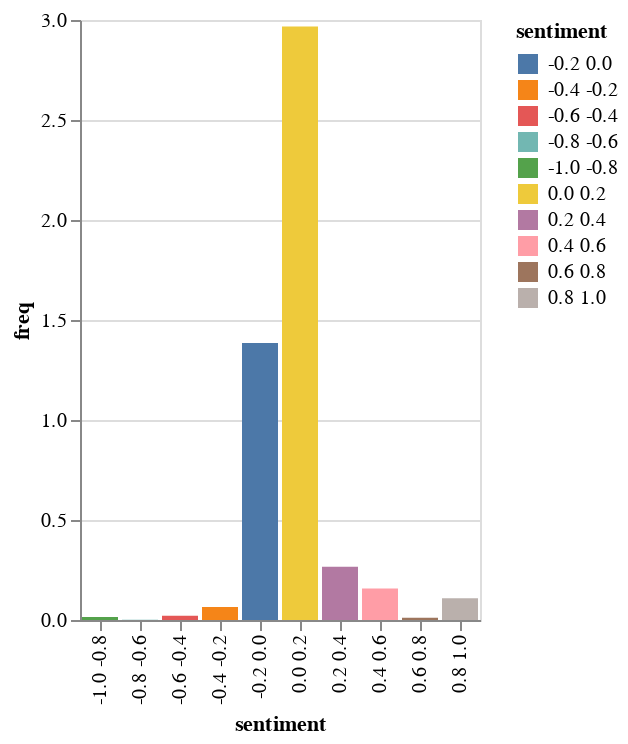

Here is the notebook cell this chart was saved with:
### Code cell
chart_s = alt.Chart(sentiment_freq_df).mark_bar().encode(x=alt.X('sentiment', sort=labels), y='freq', color='sentiment').interactive()
chart_s

### Figure 1 — Vega-Lite specification as saved in the notebook (floating-point values rounded to 4 significant figures)
{"config": {"view": {"continuousWidth": 400, "continuousHeight": 300}}, "data": {"name": "data-5f62bcdd29fec5793d625ba0cec9db7e"}, "mark": "bar", "encoding": {"color": {"type": "nominal", "field": "sentiment"}, "x": {"type": "nominal", "field": "sentiment", "sort": ["-1.0 -0.8", "-0.8 -0.6", "-0.6 -0.4", "-0.4 -0.2", "-0.2 0.0", "0.0 0.2", "0.2 0.4", "0.4 0.6", "0.6 0.8", "0.8 1.0"]}, "y": {"type": "quantitative", "field": "freq"}}, "selection": {"selector002": {"type": "interval", "bind": "scales", "encodings": ["x", "y"]}}, "$schema": "https://vega.github.io/schema/vega-lite/v4.8.1.json", "datasets": {"data-5f62bcdd29fec5793d625ba0cec9db7e": [{"sentiment": "-1.0 -0.8", "freq": 0.01444}, {"sentiment": "-0.8 -0.6", "freq": 0.001111}, {"sentiment": "-0.6 -0.4", "freq": 0.02111}, {"sentiment": "-0.4 -0.2", "freq": 0.06556}, {"sentiment": "-0.2 0.0", "freq": 1.386}, {"sentiment": "0.0 0.2", "freq": 2.968}, {"sentiment": "0.2 0.4", "freq": 0.2667}, {"sentiment": "0.4 0.6", "freq": 0.1578}, {"sentiment": "0.6 0.8", "freq": 0.01111}, {"sentiment": "0.8 1.0", "freq": 0.1089}]}}
